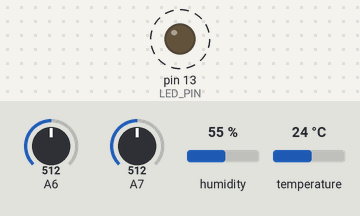
A sketch run on a simulated Arduino Uno, built with avr-gcc and run on an emulated ATmega328P. Shown: output pins drawn as LEDs (lit = HIGH). Dashed ring = blinking. The test bench sets the inputs (shaded band); at power-on: A6 = 512, A7 = 512, humidity 55 %, temperature 24 °C. What the sketch prints to the serial monitor is not drawn.

Above: at 0.5 s.
Timing chart, 0 to 3.0 s (numbered marks = the images above):
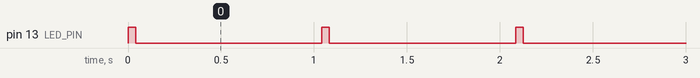

Measured:
- by itself, pin 13 (LED_PIN): alternates HIGH for 0.04 s and LOW for 1.0 s

The sketch:

nasa-sensor.ino
```cpp
#include "led.h"
#include "SHT1x.h"
#include "MQ7.h"
#include "MQ135.h"

#define SHT1x_DATA_PIN   2
#define SHT1x_CLK_PIN    3
#define LED_PIN         13
#define MQ7_PIN          7
#define MQ135_PIN        6

Led led(LED_PIN);
SHT1x sht1x(SHT1x_DATA_PIN, SHT1x_CLK_PIN);
MQ7 mq7(MQ7_PIN);
MQ135 mq135(MQ135_PIN);

struct {
  float temperature;
  float humidity;
  float co;
  float co2;
} data;

void readData() {
  data.temperature = sht1x.readTemperatureC();
  data.humidity = sht1x.readHumidity();
  data.co = mq7.readCO(data.temperature, data.humidity);
  data.co2 = mq135.readCO2(data.temperature, data.humidity);
}

void setup() {
   Serial.begin(38400);
   Serial.println("nasa-sensor");
}

void loop() {
  led.set(true);
  readData();
  led.set(false);

  Serial.print("[");
  Serial.print(data.temperature);
  Serial.print(",");
  Serial.print(data.humidity);
  Serial.print(",");
  Serial.print(data.co);
  Serial.print(",");
  Serial.print(data.co2);
  Serial.println("]");

  delay(1000);
}
```

MQ135.cpp
```cpp
#include "MQ135.h"
#if ARDUINO >= 100
 #include "Arduino.h"
#else
 #include "WProgram.h"
#endif

MQ135::MQ135(int pin) {
  this->pin = pin;
}

float MQ135::readCO2(float temperature, float humidity) {
  return analogRead(pin);
}
```

MQ135.h
```cpp
#ifndef MQ135_H
#define MQ135_H

class MQ135 {
public:
  MQ135(int pin);

  float readCO2(float temperature, float humidity);
private:
  int pin;
};

#endif /* MQ135_H */
```

MQ7.cpp
```cpp
#include "MQ7.h"
#if ARDUINO >= 100
 #include "Arduino.h"
#else
 #include "WProgram.h"
#endif

MQ7::MQ7(int pin) {
  this->pin = pin;
}

float MQ7::readCO(float temperature, float humidity) {
  return analogRead(pin);
}
```

MQ7.h
```cpp
#ifndef MQ7_H
#define MQ7_H

class MQ7 {
public:
  MQ7(int pin);

  float readCO(float temperature, float humidity);
private:
  int pin;
};

#endif /* MQ7_H */
```

led.cpp
```cpp
#include "led.h"
#if (ARDUINO >= 100)
#include <Arduino.h>
#else
#include <WProgram.h>
#endif

Led::Led(int pin, bool inverted/*= false*/) {
  this->pin = pin;
  this->inverted = inverted;
  pinMode(pin, OUTPUT);
  set(false);
}

Led::~Led() {
  pinMode(this->pin, INPUT);
}

void Led::toggle() {
  set(!state);
}

void Led::set(bool state) {
  this->state = state;
  digitalWrite(pin, state ? HIGH : LOW);
}
```

led.h
```cpp
#ifndef LED_H
#define LED_H

class Led {
public:
  Led(int pin, bool inverted = false);
 ~Led();

  void toggle();
  void set(bool state);
private:
  int pin;
  bool inverted;
  bool state;
};

#endif /* LED_H */
```
